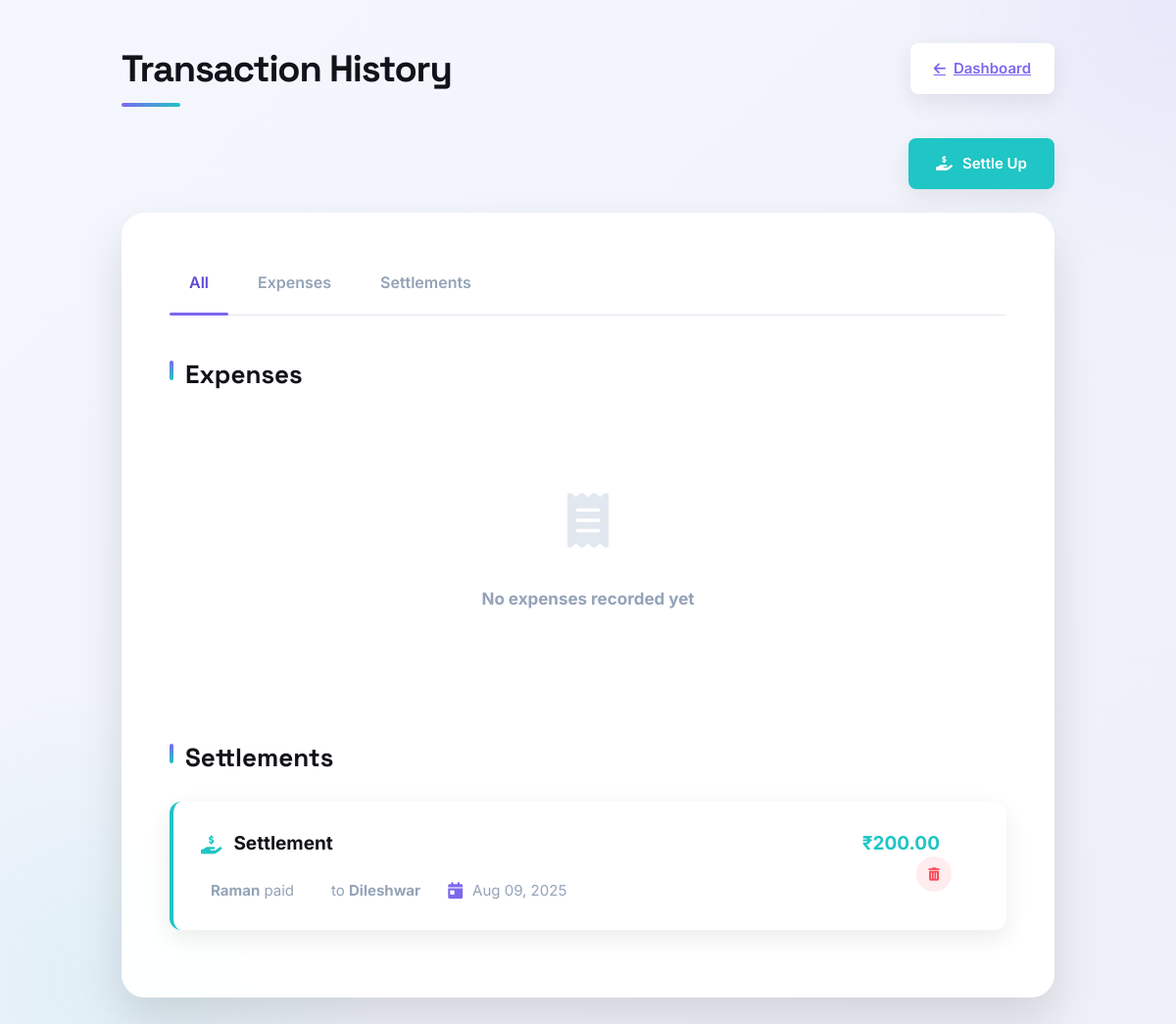
Before: /history with the older database file.
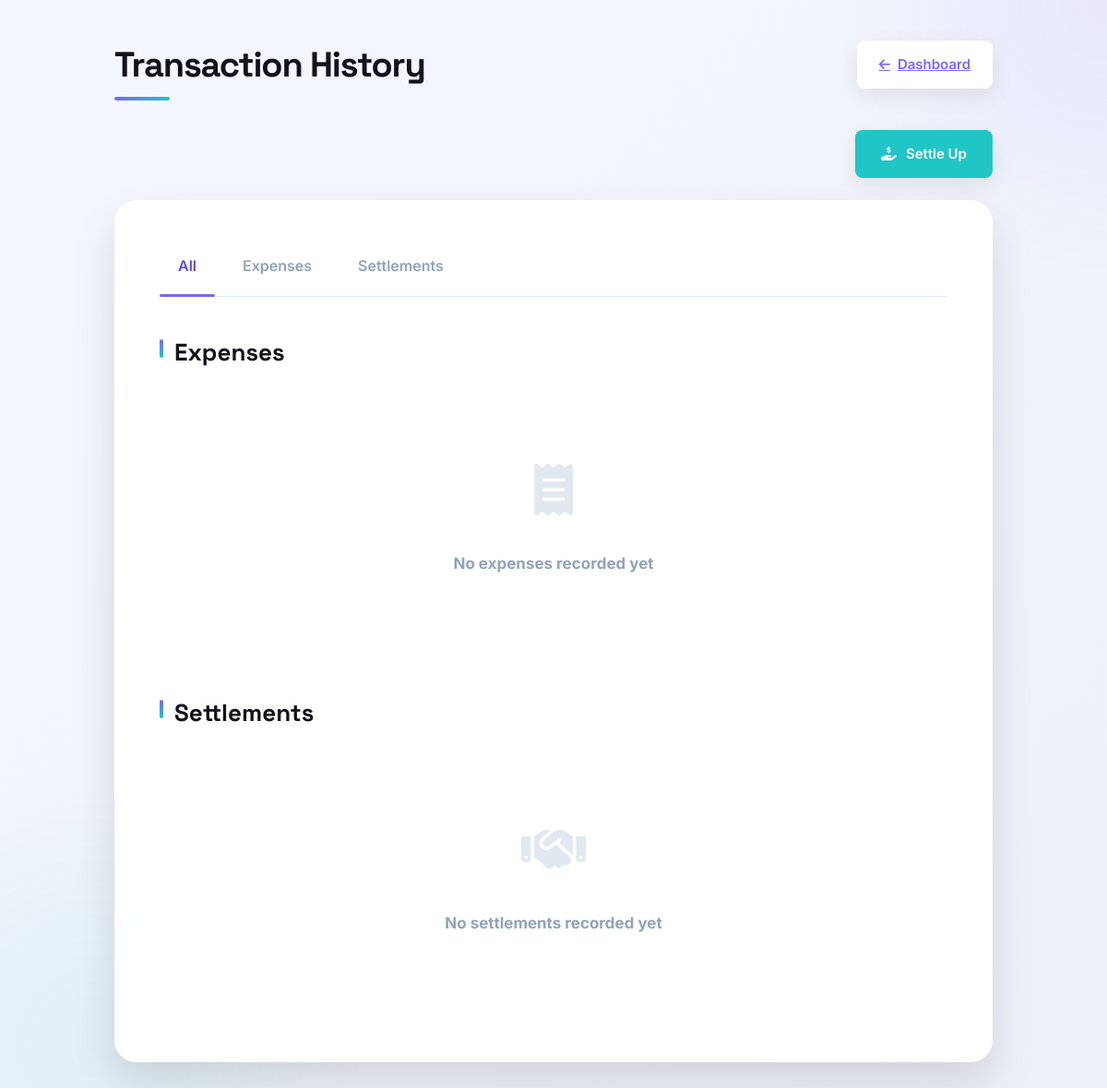
After: the same page with the newer database file.
### models.py (models this page shows, shortened)
class Settlement(db.Model):
    __tablename__ = 'settlements'
    id = db.Column(db.Integer, primary_key=True)
    payer_id = db.Column(db.Integer, db.ForeignKey('friends.id'), nullable=False)
    payee_id = db.Column(db.Integer, db.ForeignKey('friends.id'), nullable=False)
    amount = db.Column(db.Float, nullable=False)
    timestamp = db.Column(db.DateTime, default=lambda: datetime.now(timezone.utc))
    expense_id = db.Column(db.Integer, db.ForeignKey('expenses.id'), nullable=True)
    payer = db.relationship('Friend', back_populates='payments_made', foreign_keys=[payer_id])
    payee = db.relationship('Friend', back_populates='payments_received', foreign_keys=[payee_id])
    expense = db.relationship('Expense', backref='settlements')

class Friend(db.Model):
    __tablename__ = 'friends'
    id = db.Column(db.Integer, primary_key=True)
    name = db.Column(db.String(100), nullable=False, unique=True)
    created_at = db.Column(db.DateTime, default=lambda: datetime.now(timezone.utc))
    payments_made = db.relationship('Settlement', back_populates='payer', foreign_keys='Settlement.payer_id')
    payments_received = db.relationship('Settlement', back_populates='payee', foreign_keys='Settlement.payee_id')

### app.py (the view)
@app.route('/history')
def history():
    expenses = Expense.query.order_by(Expense.timestamp.desc()).all()
    settlements = Settlement.query.order_by(Settlement.timestamp.desc()).all()
    return render_template('history.html', expenses=expenses, settlements=settlements)

### templates/history.html (shortened to what this page needs)
<!DOCTYPE html>
<html lang="en">
<head>
    <link rel="stylesheet" href="https://cdnjs.cloudflare.com/ajax/libs/font-awesome/6.4.0/css/all.min.css">
</head>
<body>
    <div class="container">
        <div class="header">
            <h1>Transaction History</h1>
            <a href="{{ url_for('dashboard') }}" class="back-btn">
                <i class="fas fa-arrow-left"></i>
                Dashboard
            </a>
        </div>
        <div style="margin-bottom: 24px; display: flex; justify-content: flex-end;">
            <a href="{{ url_for('settle') }}" class="settle-btn">
                <i class="fas fa-hand-holding-usd"></i>
                Settle Up
            </a>
        </div>
        <div class="card">
            <div class="tabs">
                <div class="tab active" onclick="filterTransactions('all')">All</div>
                <div class="tab" onclick="filterTransactions('expenses')">Expenses</div>
                <div class="tab" onclick="filterTransactions('settlements')">Settlements</div>
            </div>
            <h2>Expenses</h2>
            <ul class="transaction-list" id="expenses-list">
                {% if expenses %}
                    {% for expense in expenses %}
                    <li class="transaction-item expense-item" style="animation-delay: {{ loop.index * 0.05 }}s">
                        <div class="transaction-header">
                            <div class="transaction-title">
                                <i class="fas fa-receipt" style="color: var(--primary);"></i>
                                {{ expense.description }}
                            </div>
                            <div class="transaction-amount-container">
                                <div class="transaction-amount expense-amount">₹{{ "%.2f"|format(expense.amount) }}</div>
                            </div>
                            <button class="delete-btn" onclick="showDeleteModal('expense', {{ expense.id }})">
                                <i class="fas fa-trash-alt"></i>
                            </button>
                        </div>
                        <div class="transaction-details">
                            <div class="detail-group">
                                <i class="fas fa-user-circle"></i>
                                <span>Paid by <strong>{{ expense.paid_by.name }}</strong></span>
                            </div>
                            <div class="detail-group">
                                <i class="fas fa-calendar-day"></i>
                                <span>{{ expense.timestamp.strftime('%b %d, %Y') }}</span>
                            </div>
                        </div>
                        <div class="detail-group">
                            <i class="fas fa-users"></i>
                            <span>Split between:</span>
                        </div>
                        <div class="participants">
                            {% for friend in expense.split_with() %}
                            <div class="participant-tag">
                                <i class="fas fa-user"></i>
                                {{ friend.name }}
                            </div>
                            {% endfor %}
                        </div>
                    </li>
                    {% endfor %}
                {% else %}
                    <div class="empty-state">
                        <div class="empty-icon">
                            <i class="fas fa-receipt"></i>
                        </div>
                        <h3 class="empty-text">No expenses recorded yet</h3>
                    </div>
                {% endif %}
            </ul>
            <h2>Settlements</h2>
            <ul class="transaction-list" id="settlements-list">
                {% if settlements %}
                    {% for s in settlements %}
                    <li class="transaction-item settlement-item" style="animation-delay: {{ loop.index * 0.05 }}s">
                        <div class="transaction-header">
                            <div class="transaction-title">
                                <i class="fas fa-hand-holding-usd" style="color: var(--secondary);"></i>
                                Settlement
                            </div>
                            <div class="transaction-amount-container">
                                <div class="transaction-amount settlement-amount">₹{{ "%.2f"|format(s.amount) }}</div>
                                <button class="delete-btn" onclick="showDeleteModal('settlement', {{ s.id }})">
                                    <i class="fas fa-trash-alt"></i>
                                </button>
                            </div>
                        </div>
                        <div class="transaction-details">
                            <div class="detail-group">
                                <span><strong>{{ s.payer.name }}</strong> paid</span>
                            </div>
                            <div class="detail-group">
                                <span>to <strong>{{ s.payee.name }}</strong></span>
                            </div>
                            <div class="detail-group">
                                <i class="fas fa-calendar-day"></i>
                                <span>{{ s.timestamp.strftime('%b %d, %Y') }}</span>
                            </div>
                        </div>
                    </li>
                    {% endfor %}
                {% else %}
                    <div class="empty-state">
                        <div class="empty-icon">
                            <i class="fas fa-handshake"></i>
                        </div>
                        <h3 class="empty-text">No settlements recorded yet</h3>
                    </div>
                {% endif %}
            </ul>
        </div>
    </div>
</body>
</html>

### templates/history.html (style rules this page uses)
:root { --primary: #7B68EE; --primary-dark: #5F4BD8; --primary-light: #F0EDFF; --secondary: #20C5C5; --accent: #FF7E5F; --dark: #1A1A2E; --darker: #12121A; --light: #F9FAFF; --lighter: #FFFFFF; --gray: #E2E8F0; --gray-dark: #94A3B8; --success: #2ECC71; --danger: #FF4757; --warning: #FFA502; --border-radius: 24px; --border-radius-sm: 12px; --border-radius-xs: 8px; --box-shadow: 0 24px 48px rgba(0, 0, 0, 0.12); --box-shadow-sm: 0 8px 24px rgba(0, 0, 0, 0.08); --transition: all 0.4s cubic-bezier(0.16, 1, 0.3, 1); --glass-effect: rgba(255, 255, 255, 0.96); --border: 1px solid rgba(255, 255, 255, 0.5); }
* { margin: 0; padding: 0; box-sizing: border-box; }
body { font-family: 'Inter', sans-serif; background: linear-gradient(135deg, #F5F7FF 0%, #EDF0F7 100%); color: var(--dark); line-height: 1.6; min-height: 100vh; padding: 0; margin: 0; display: flex; flex-direction: column; align-items: center; }
.container { width: 100%; max-width: 1000px; padding: 40px 24px; }
.header { display: flex; justify-content: space-between; align-items: center; margin-bottom: 40px; width: 100%; }
h1 { color: var(--darker); font-weight: 700; font-size: 38px; letter-spacing: -1.2px; font-family: 'Space Grotesk', sans-serif; position: relative; display: inline-block; }
h1::after { content: ''; position: absolute; bottom: -8px; left: 0; width: 60px; height: 4px; background: linear-gradient(90deg, var(--primary), var(--secondary)); border-radius: 2px; }
h2 { font-size: 26px; font-weight: 700; margin: 40px 0 24px; color: var(--darker); font-family: 'Space Grotesk', sans-serif; position: relative; padding-left: 16px; }
h2::before { content: ''; position: absolute; left: 0; top: 6px; height: 20px; width: 4px; background: linear-gradient(var(--primary), var(--secondary)); border-radius: 2px; }
.back-btn { background: var(--lighter); color: var(--primary); border: none; padding: 14px 24px; font-size: 15px; font-weight: 600; border-radius: var(--border-radius-xs); cursor: pointer; transition: var(--transition); display: flex; align-items: center; gap: 8px; box-shadow: var(--box-shadow-sm); }
.back-btn i { font-size: 14px; }
.card { background: var(--glass-effect); backdrop-filter: blur(20px); -webkit-backdrop-filter: blur(20px); border-radius: var(--border-radius); box-shadow: var(--box-shadow); padding: 48px; transition: var(--transition); position: relative; overflow: hidden; border: var(--border); margin-bottom: 40px; }
.transaction-list { list-style: none; }
.empty-state { text-align: center; padding: 60px 0; color: var(--gray-dark); }
.empty-icon { font-size: 56px; margin-bottom: 20px; color: var(--gray); }
.empty-text { font-size: 17px; margin-bottom: 28px; }
.tabs { display: flex; gap: 10px; margin-bottom: 36px; border-bottom: 1px solid var(--gray); padding-bottom: 10px; }
.tab { padding: 10px 20px; border-radius: var(--border-radius-xs); cursor: pointer; font-weight: 600; color: var(--gray-dark); transition: var(--transition); position: relative; }
.tab.active { color: var(--primary-dark); }
.tab.active::after { content: ''; position: absolute; bottom: -11px; left: 0; width: 100%; height: 3px; background: var(--primary); border-radius: 2px; }
.settle-btn { background-color: var(--secondary); color: white; padding: 14px 28px; text-decoration: none; border-radius: var(--border-radius-xs); font-weight: 600; transition: var(--transition); display: inline-flex; align-items: center; gap: 10px; box-shadow: var(--box-shadow-sm); font-size: 15px; }

Changed rows visible on the page:
removed Settlement: amount "200.00", payer.name "Raman", payee.name "Dileshwar", timestamp "Aug 09, 2025"
Other visible differences:
text now shown: "No settlements recorded yet"
